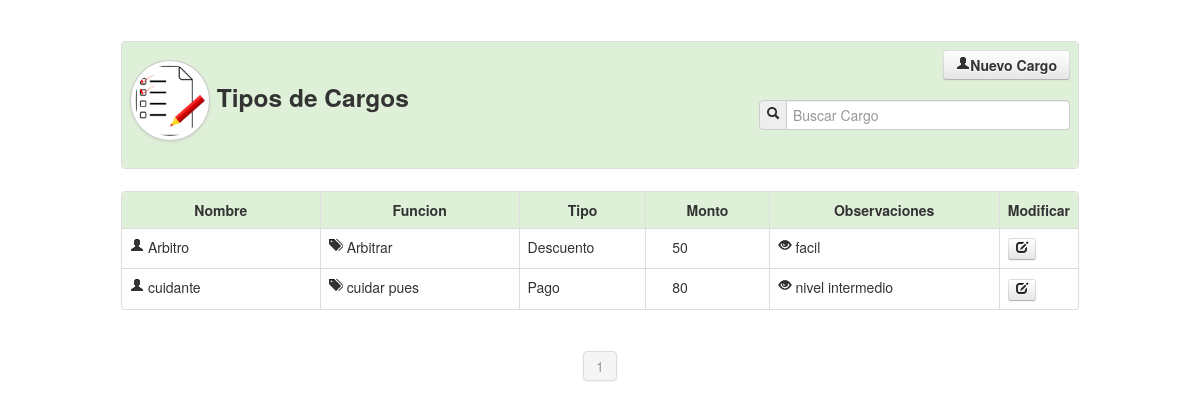
Page /Cargo/cargo.php (signed in) on the committed database.
### tables this page shows
CREATE TABLE `cargo` (
  `id` int(11) NOT NULL,
  `nombre` varchar(30) NOT NULL,
  `funcion` varchar(100) NOT NULL,
  `tipo` varchar(30) NOT NULL,
  `monto` float NOT NULL,
  `observacion` varchar(100) NOT NULL
);

### Cargo/cargo.php (the view, shortened to what this page needs)
<?php
		$maximo=8;
		if(!empty($_GET['pag'])){
			$pag=limpiar($_GET['pag']);
		}else{
			$pag=1;
		}
		$inicio=($pag-1)*$maximo;
			$cans=mysql_query("SELECT COUNT(nombre)as total FROM cargo");
			if($dat=mysql_fetch_array($cans)){
				$total=$dat['total'];
			}
?>
<!DOCTYPE html>
<html lang="en">
<head>
    <link href="../Recursos/css/bootstrap.css" rel="stylesheet">
    <link href="../Recursos/css/bootstrap-responsive.css" rel="stylesheet">
    <link href="../Recursos/css/docs.css" rel="stylesheet">
    <link href="../Recursos/js/google-code-prettify/prettify.js" rel="stylesheet">
</head>
<body data-spy="scroll" data-target=".bs-docs-sidebar">
<div align="center">
    <table width="80%" border="0">
      <tr>
        <td>
       	  <table class="table table-bordered">
              <tr class="success">
                <td>
                <div class="row-fluid">
                      <div class="span6">
                        	<h3><img src="../Recursos/img/lis.png" class="img-circle img-polaroid" width="70" height="65">
                        	Tipos de Cargos</h3>
                      </div>
                      <div class="span6">
                      	<div align="right">
                       	<a href="ingresar_a_cargo.php" class="btn">
                            	<strong><i class="icon-user"></i>Nuevo Cargo</strong>
                        </a>
                       <br><br>
                        <form name="form1" method="post" action="cargo.php">
                            <div class="input-prepend">
                                <span class="add-on"><i class="icon-search"></i></span>
                                <input name="busqueda_cargo" type="text" placeholder="Buscar Cargo" class="input-xlarge" autocomplete="off">
                            </div>
                        </form>
                        </div>
                      </div>
                    </div>
                </td>
              </tr>
            </table>
        </td>
      </tr>
      <tr>
        <td>
        	<table class="table table-bordered table table-hover">
              <tr class="success">
                <td width="23%"><center><strong>Nombre</strong></center></td>
                <td width="23%"><center><strong>Funcion</strong></center></td>
                <td width="14%"><center><strong>Tipo</strong></center></td>
                <td width="14%"><center><strong>Monto</strong></center></td>
                <td width="32%"><center><strong>Observaciones</strong></center></td>
                <td width="8%"><center><strong>Modificar</strong></center></td>
              </tr>
              <?php
                if(empty($_POST['busqueda_cargo']))
                   {
                        $sql="SELECT * FROM cargo ";
                   }
                   else
                   {
                       $f_busqueda=limpiar($_POST['busqueda_cargo']);
                       $sql="Select * FROM cargo where nombre LIKE '$f_busqueda%'  ORDER BY nombre LIMIT $inicio, $maximo" ;
                   }
			  	$can=mysql_query($sql);
                while($dato=mysql_fetch_array($can)){
			  ?>
                  <tr>
                    <td><i class="icon-user"></i> <?php echo trim($dato['nombre']); ?></td>
                      <td><i class="icon-tags"></i> <?php echo trim($dato['funcion']); ?></td>
                      <td><?php echo trim($dato['tipo']); ?></td>
                      <td><i class="icon-USD"></i> <?php echo trim($dato['monto']); ?></td>
                      <td><i class="icon-eye-open"></i> <?php echo trim($dato['observacion']); ?></td>
                    <td>
                    	<a href="ingresar_a_cargo.php?id=<?php echo $dato['id']; ?>" class="btn btn-mini" title="Modificar Cargo">
                    		<i class="icon-edit"></i>
                        </a>
                    </td>
                  </tr>
              <?php } ?>
            </table>
        </td>
      </tr>
    </table>
    <div class="pagination">
        <ul>
        	<?php
			if(empty($_POST['busqueda'])){
				$tp = ceil($total/$maximo);
         		for	($n=1; $n<=$tp ; $n++){
					if($pag==$n){
						echo '<li class="active"><a href="cargo.php?pag='.$n.'">'.$n.'</a></li>';
					}else{
						echo '<li><a href="cargo.php?pag='.$n.'">'.$n.'</a></li>';
					}
				}
			}
			?>
        </ul>
    </div>
</div>
</body>
</html>

### Recursos/css/docs.css (style rules this page uses)
body { position: relative; padding-top: 40px; }

### rows in the picture
cargo: nombre "Arbitro", funcion "Arbitrar", tipo "Descuento", monto "50", observacion "facil"
cargo: nombre "cuidante", funcion "cuidar pues", tipo "Pago", monto "80", observacion "nivel intermedio"
